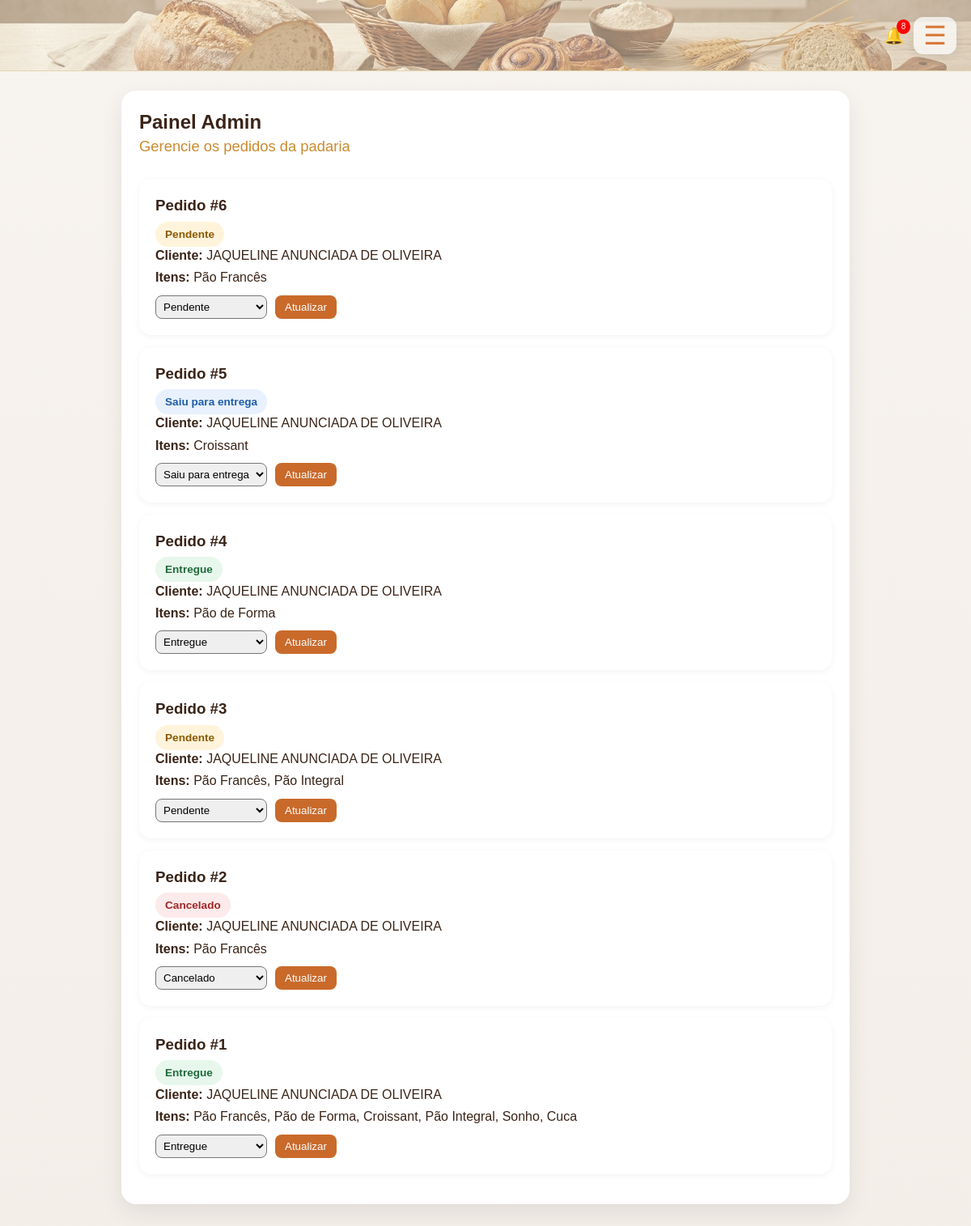
Page /admin (signed in) on the committed database.
### tables this page shows
CREATE TABLE pedidos (
    id INTEGER PRIMARY KEY AUTOINCREMENT,
    usuario_id INTEGER,
    cliente TEXT NOT NULL,
    descricao TEXT NOT NULL,
    quantidade_variedade TEXT NOT NULL,
    status TEXT NOT NULL DEFAULT 'Pendente',
    tipo_entrega TEXT NOT NULL DEFAULT 'Retirada',
    taxa_entrega REAL NOT NULL DEFAULT 0,
    valor_total REAL NOT NULL DEFAULT 0,
    prioridade TEXT NOT NULL DEFAULT 'Média',
    criado_em TIMESTAMP DEFAULT CURRENT_TIMESTAMP,
    FOREIGN KEY (usuario_id) REFERENCES usuarios(id)
);

CREATE TABLE usuarios (
    id INTEGER PRIMARY KEY AUTOINCREMENT,
    nome TEXT NOT NULL,
    email TEXT NOT NULL UNIQUE,
    senha TEXT NOT NULL,
    cpf TEXT,
    data_nascimento TEXT,
    endereco TEXT,
    perfil TEXT NOT NULL DEFAULT 'cliente'
);

### app.py (the view)
@app.route("/admin") #ROTA ADMIN
@admin_required
def admin():
    conn = get_connection()
    pedidos = conn.execute("""
        SELECT pedidos.*, usuarios.nome
        FROM pedidos
        JOIN usuarios ON pedidos.usuario_id = usuarios.id
        ORDER BY pedidos.id DESC
    """).fetchall()
    conn.close()
    return render_template("admin.html", pedidos=pedidos)

### app.py (called while the page is built)
def get_connection():
    conn = sqlite3.connect(DB_NAME)
    conn.row_factory = sqlite3.Row
    return conn

def get_notificacoes(usuario_id):
    conn = get_connection()
    notificacoes = conn.execute("""
        SELECT * FROM notificacoes
        WHERE usuario_id = ?
        ORDER BY criada_em DESC
        LIMIT 5
    """, (usuario_id,)).fetchall()
    nao_lidas = conn.execute("""
        SELECT COUNT(*) as total
        FROM notificacoes
        WHERE usuario_id = ? AND lida = 0
    """, (usuario_id,)).fetchone()["total"]
    conn.close()
    return notificacoes, nao_lidas

@app.context_processor
def inject_notificacoes():
    if "usuario_id" in session:
        notificacoes, nao_lidas = get_notificacoes(session["usuario_id"])
        return dict(notificacoes=notificacoes, nao_lidas=nao_lidas)
    return dict(notificacoes=[], nao_lidas=0)

def admin_required(func):  #ROTA ADMIN
    @wraps(func)
    def wrapper(*args, **kwargs):
        if "usuario_id" not in session:
            return redirect(url_for("login"))
        conn = get_connection()
        usuario = conn.execute(
            "SELECT * FROM usuarios WHERE id = ?",
            (session["usuario_id"],)
        ).fetchone()
        conn.close()
        if usuario["perfil"] != "admin":
            flash("Acesso restrito.", "error")
            return redirect(url_for("index"))
        return func(*args, **kwargs)
    return wrapper

### templates/admin.html (shortened to what this page needs)
{% extends "base.html" %}
{% block content %}
<section class="pagina-simples">
  <div class="bloco-branco">
    <h1>Painel Admin</h1>
    <p class="subtitulo">Gerencie os pedidos da padaria</p>
    {% if pedidos %}
      {% for pedido in pedidos %}
      <div class="pedido-card">
        <div class="pedido-topo">
          <h3>Pedido #{{ pedido.id }}</h3>
          <span class="status-badge status-{{ pedido.status|lower|replace(' ', '-') }}">
            {{ pedido.status }}
          </span>
        </div>
        <p><strong>Cliente:</strong> {{ pedido.nome }}</p>
        <p><strong>Itens:</strong> {{ pedido.descricao }}</p>
        <form method="POST" action="{{ url_for('admin_atualizar', pedido_id=pedido.id) }}" class="form-status">
          <select name="status">
            <option {% if pedido.status == 'Pendente' %}selected{% endif %}>Pendente</option>
            <option {% if pedido.status == 'Saiu para entrega' %}selected{% endif %}>Saiu para entrega</option>
            <option {% if pedido.status == 'Entregue' %}selected{% endif %}>Entregue</option>
            <option {% if pedido.status == 'Cancelado' %}selected{% endif %}>Cancelado</option>
          </select>
          <button type="submit" class="btn-acao">Atualizar</button>
        </form>
      </div>
      {% endfor %}
    {% else %}
      <p>Nenhum pedido encontrado.</p>
    {% endif %}
  </div>
</section>
{% endblock %}

### static/style.css (style rules this page uses)
* { margin: 0; padding: 0; box-sizing: border-box; }
:root { --marrom: #6b3b25; --marrom-escuro: #3a2418; --laranja: #d97a3b; --laranja-escuro: #b85f25; --bege: #f2e6c8; --bege-claro: #fff7f0; --cinza-fundo: #f3f3f3; --borda: #d8a07f; --branco: #ffffff; --sombra: 0 12px 32px rgba(0, 0, 0, 0.10); --sombra-hover: 0 18px 40px rgba(0, 0, 0, 0.16); }
html { scroll-behavior: smooth; }
body { background: linear-gradient(180deg, #f7f3ee 0%, #f3eee8 100%); font-family: Arial, Helvetica, sans-serif; color: var(--marrom-escuro); line-height: 1.4; }
.subtitulo { font-size: 1.15rem; color: #c98b2f; margin-bottom: 28px; font-weight: 500; }
.pedido-card { background: white; border-radius: 18px; padding: 18px; box-shadow: 0 10px 28px rgba(0, 0, 0, 0.08); }
.status-badge { padding: 8px 12px; border-radius: 999px; font-size: 0.85rem; font-weight: bold; }
.status-pendente { background: #fff4db; color: #8a5a00; }
.status-confirmado, .status-em-separação, .status-em-preparo, .status-aguardando-entrega, .status-saiu-para-entrega { background: #e8f1fd; color: #1f5da8; }
.status-entregue { background: #e7f7ec; color: #1f6b3b; }
.status-cancelado { background: #fdeaea; color: #a12626; }
.pagina-simples { padding: 24px 20px 40px; }
.bloco-branco { background: white; border-radius: 18px; padding: 22px; box-shadow: 0 10px 28px rgba(0, 0, 0, 0.08); margin-bottom: 18px; }
.bloco-branco { max-width: 900px; margin: 0 auto 18px; }
.pedido-card { background: #fff; padding: 20px; border-radius: 15px; margin-bottom: 15px; box-shadow: 0 2px 8px rgba(0,0,0,0.05); }
.pedido-card h3 { margin-bottom: 10px; }
.pedido-card p { margin: 5px 0; }
.pedido-card form { margin-top: 10px; display: flex; gap: 10px; }
.pedido-card select { padding: 5px; border-radius: 8px; }
.pedido-card button { background: #c96a2b; color: white; border: none; padding: 6px 12px; border-radius: 8px; cursor: pointer; }

### rows in the picture
pedidos: id "6", status "Pendente", nome "JAQUELINE ANUNCIADA DE OLIVEIRA", descricao "Pão Francês"
pedidos: id "5", status "Saiu para entrega", nome "JAQUELINE ANUNCIADA DE OLIVEIRA", descricao "Croissant"
pedidos: id "4", status "Entregue", nome "JAQUELINE ANUNCIADA DE OLIVEIRA", descricao "Pão de Forma"
pedidos: id "3", status "Pendente", nome "JAQUELINE ANUNCIADA DE OLIVEIRA", descricao "Pão Francês, Pão Integral"
pedidos: id "2", status "Cancelado", nome "JAQUELINE ANUNCIADA DE OLIVEIRA", descricao "Pão Francês"
pedidos: id "1", status "Entregue", nome "JAQUELINE ANUNCIADA DE OLIVEIRA", descricao "Pão Francês, Pão de Forma, Croissant, Pão Integral, Sonho, Cuca"

### other values in the picture
{{ nao_lidas }} "8"
